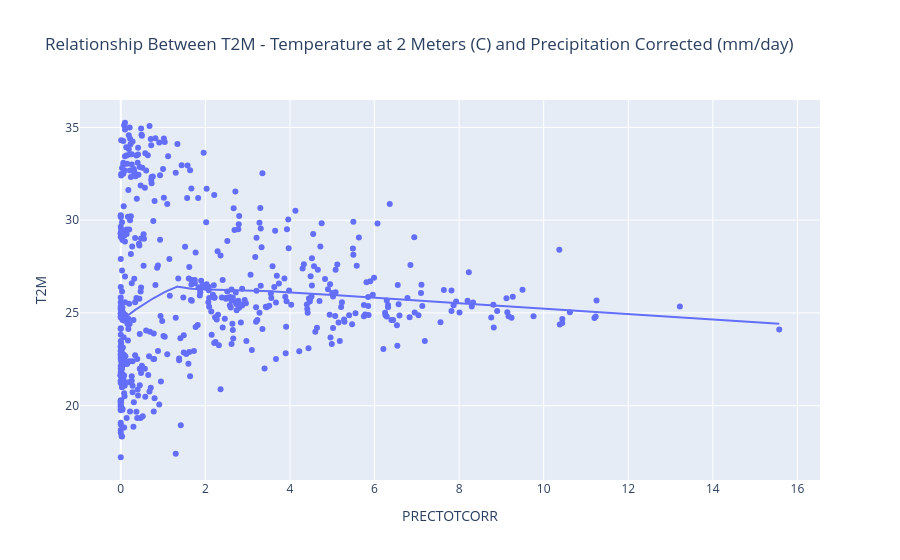

Notebook source saved alongside this figure:
### Markdown cell above
## Relationship Between T2M  - Temperature at 2 Meters (C) and Precipitation Corrected (mm/day)

### Code cell
fig = px.scatter(data_frame=district, 
    x = "PRECTOTCORR", 
    y="T2M",
    trendline=trendline_param,
    title="Relationship Between T2M - Temperature at 2 Meters (C) and Precipitation Corrected (mm/day)")

fig.show()

### Figure 1 — Plotly figure (JSON) as saved in the notebook; plotly's stock layout.template omitted (floating-point values rounded to 4 significant figures; data arrays with more than 128 entries replaced by an {"elided": "..."} marker saying what was removed)
{"data": [{"hovertemplate": "PRECTOTCORR=%{x}<br>T2M=%{y}<extra></extra>", "legendgroup": "", "marker": {"color": "#636efa", "symbol": "circle"}, "mode": "markers", "name": "", "orientation": "v", "showlegend": false, "type": "scatter", "x": {"elided": "533 float values"}, "xaxis": "x", "y": {"elided": "533 float values"}, "yaxis": "y"}, {"hovertemplate": "<b>LOWESS trendline</b><br><br>PRECTOTCORR=%{x}<br>T2M=%{y} <b>(trend)</b><extra></extra>", "legendgroup": "", "marker": {"color": "#636efa", "symbol": "circle"}, "mode": "lines", "name": "", "showlegend": false, "type": "scatter", "x": {"elided": "533 float values"}, "xaxis": "x", "y": {"elided": "533 float values"}, "yaxis": "y"}], "layout": {"legend": {"tracegroupgap": 0}, "title": {"text": "Relationship Between T2M - Temperature at 2 Meters (C) and Precipitation Corrected (mm/day)"}, "xaxis": {"anchor": "y", "domain": [0, 1], "title": {"text": "PRECTOTCORR"}}, "yaxis": {"anchor": "x", "domain": [0, 1], "title": {"text": "T2M"}}}}
